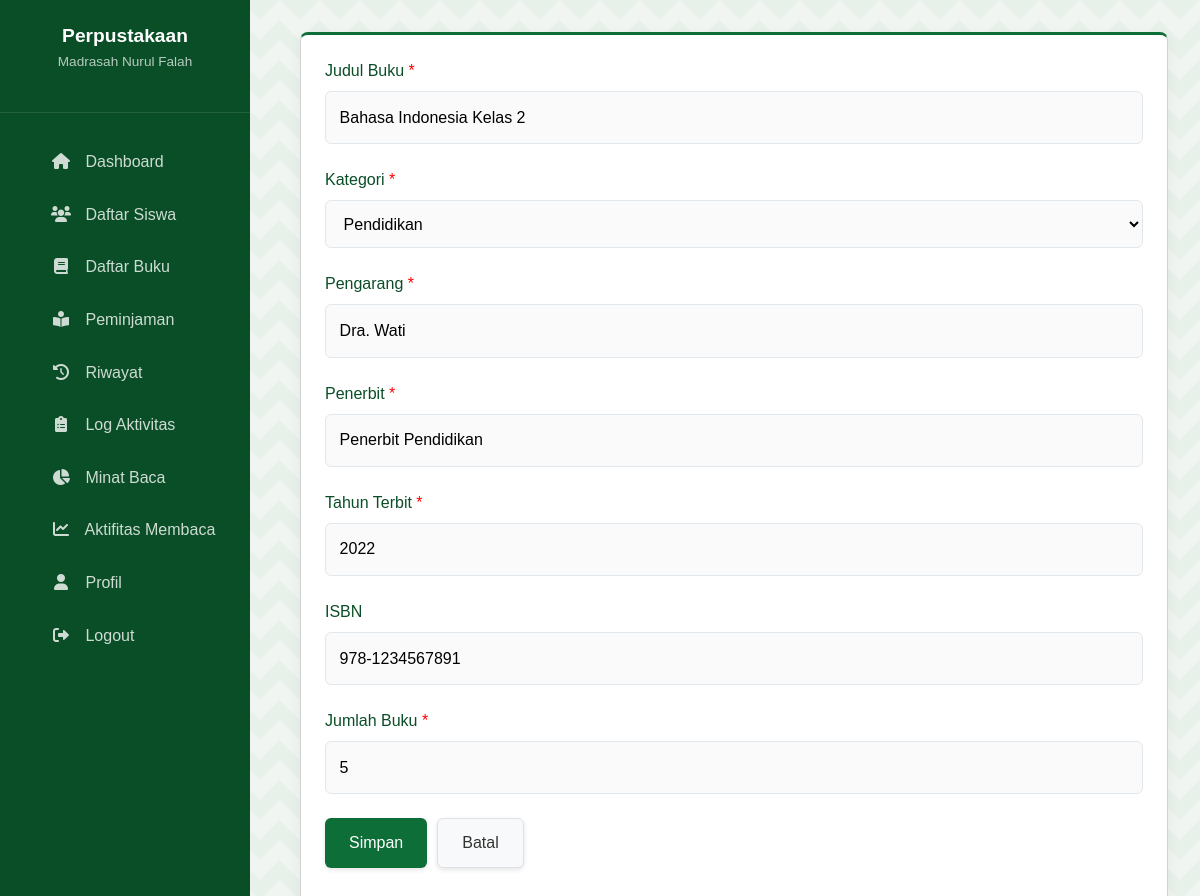
/admin/buku_edit.php?id=2 (signed in), run on the app's committed database.
### tables this page shows
CREATE TABLE IF NOT EXISTS buku (
    id INT AUTO_INCREMENT PRIMARY KEY,
    judul VARCHAR(255) NOT NULL,
    pengarang VARCHAR(100) NOT NULL,
    penerbit VARCHAR(100) NOT NULL,
    tahun_terbit YEAR NOT NULL,
    isbn VARCHAR(20),
    jumlah_buku INT NOT NULL DEFAULT 1,
    kategori_id INT NOT NULL,
    created_at TIMESTAMP DEFAULT CURRENT_TIMESTAMP,
    FOREIGN KEY (kategori_id) REFERENCES kategori_buku(id)
);

CREATE TABLE IF NOT EXISTS kategori_buku (
    id INT AUTO_INCREMENT PRIMARY KEY,
    nama_kategori VARCHAR(50) NOT NULL UNIQUE,
    deskripsi TEXT,
    created_at TIMESTAMP DEFAULT CURRENT_TIMESTAMP
);

### admin/buku_edit.php (the view, shortened to what this page needs)
<?php
require_once 'includes/header.php';
$id = (int)$_GET['id'];
$query = "SELECT * FROM buku WHERE id = $id";
$result = mysqli_query($conn, $query);
$book = mysqli_fetch_assoc($result);
$categories_query = "SELECT * FROM kategori_buku ORDER BY nama_kategori";
$categories_result = mysqli_query($conn, $categories_query);
$categories = [];
if ($categories_result) {
    while ($row = mysqli_fetch_assoc($categories_result)) {
        $categories[] = $row;
    }
}
?>
<div class="card">
    <form action="" method="post">
        <div class="form-group">
            <label for="judul">Judul Buku <span style="color: red;">*</span></label>
            <input type="text" id="judul" name="judul" required value="<?php echo htmlspecialchars($book['judul']); ?>">
        </div>
        <div class="form-group">
            <label for="kategori_id">Kategori <span style="color: red;">*</span></label>
            <select id="kategori_id" name="kategori_id" required>
                <?php foreach ($categories as $category): ?>
                    <option value="<?php echo $category['id']; ?>" <?php echo $book['kategori_id'] == $category['id'] ? 'selected' : ''; ?>>
                        <?php echo htmlspecialchars($category['nama_kategori']); ?>
                    </option>
                <?php endforeach; ?>
            </select>
        </div>
        <div class="form-group">
            <label for="pengarang">Pengarang <span style="color: red;">*</span></label>
            <input type="text" id="pengarang" name="pengarang" required value="<?php echo htmlspecialchars($book['pengarang']); ?>">
        </div>
        <div class="form-group">
            <label for="penerbit">Penerbit <span style="color: red;">*</span></label>
            <input type="text" id="penerbit" name="penerbit" required value="<?php echo htmlspecialchars($book['penerbit']); ?>">
        </div>
        <div class="form-group">
            <label for="tahun_terbit">Tahun Terbit <span style="color: red;">*</span></label>
            <input type="number" id="tahun_terbit" name="tahun_terbit" min="1900" max="<?php echo date('Y'); ?>" required value="<?php echo $book['tahun_terbit']; ?>">
        </div>
        <div class="form-group">
            <label for="isbn">ISBN</label>
            <input type="text" id="isbn" name="isbn" value="<?php echo htmlspecialchars($book['isbn']); ?>">
        </div>
        <div class="form-group">
            <label for="jumlah_buku">Jumlah Buku <span style="color: red;">*</span></label>
            <input type="number" id="jumlah_buku" name="jumlah_buku" min="0" required value="<?php echo $book['jumlah_buku']; ?>">
        </div>
        <div class="form-group" style="display: flex; gap: 10px;">
            <button type="submit" class="btn">Simpan</button>
            <a href="buku.php" class="btn btn-secondary">Batal</a>
        </div>
    </form>
</div>
<?php
require_once 'includes/footer.php';
?>

### assets/css/style.css (style rules this page uses)
* { margin: 0; padding: 0; box-sizing: border-box; font-family: 'Poppins', sans-serif; }
:root { --primary-color: #0D6E37; --primary-light: #1A8C4C; --primary-dark: #0A4E27; --accent-color: #D4AF37; --text-light: #FFFFFF; --text-dark: #333333; --bg-light: #F8F9FA; --bg-dark: #0A4E27; --card-bg: #FFFFFF; --border-color: #E1E8ED; --success-color: #28A745; --danger-color: #DC3545; }
body { background-color: #F0F5F1; color: var(--text-dark); line-height: 1.6; background-image: linear-gradient(135deg, rgba(13, 110, 55, 0.03) 25%, transparent 25%), linear-gradient(225deg, rgba(13, 110, 55, 0.03) 25%, transparent 25%), linear-gradient(45deg, rgba(13, 110, 55, 0.03) 25%, transparent 25%), linear-gradient(315deg, rgba(13, 110, 55, 0.03) 25%, #F0F5F1 25%); background-position: 20px 0, 20px 0, 0 0, 0 0; background-size: 40px 40px; background-repeat: repeat; }
.card { background-color: var(--card-bg); border-radius: 8px; box-shadow: 0 4px 15px rgba(0, 0, 0, 0.05); padding: 0.5rem; margin-bottom: 0.5rem; border-top: 3px solid var(--primary-color); transition: transform 0.3s, box-shadow 0.3s; }
.form-group { margin-bottom: 0.5rem; }
label { display: block; margin-bottom: 0.25rem; font-weight: 500; color: var(--primary-dark); }
input[type="text"], input[type="password"], input[type="number"], input[type="date"], select, textarea { width: 100%; padding: 0.5rem; border: 1px solid var(--border-color); border-radius: 6px; font-size: 1rem; }
.btn { display: inline-flex; align-items: center; justify-content: center; gap: 8px; padding: 0.75rem 1.5rem; background-color: var(--primary-color); color: var(--text-light); border: none; border-radius: 6px; cursor: pointer; font-size: 1rem; font-weight: 500; transition: all 0.3s; text-decoration: none; box-shadow: 0 2px 5px rgba(0, 0, 0, 0.1); position: relative; overflow: hidden; min-height: 38px; }
.btn-secondary { background-color: #f8f9fa; color: var(--text-dark); border: 1px solid #dee2e6; }
#admin-body { background-color: #F0F5F1; display: flex; flex-direction: row; min-height: 100vh; overflow-x: hidden; }
.admin-content .card { background-color: white; border-radius: 8px; box-shadow: 0 4px 15px rgba(0, 0, 0, 0.05); padding: 1.5rem; margin-bottom: 1.5rem; border-top: 3px solid var(--primary-color); }
.admin-content .btn { display: inline-flex !important; align-items: center !important; justify-content: center !important; gap: 8px !important; padding: 0.75rem 1.5rem !important; color: var(--text-light) !important; border: none !important; border-radius: 6px !important; cursor: pointer !important; font-size: 1rem !important; font-weight: 500 !important; transition: all 0.3s !important; text-decoration: none !important; box-shadow: 0 2px 5px rgba(0, 0, 0, 0.1) !important; position: relative !important; overflow: hidden !important; min-height: 38px !important; background-color: var(--primary-color) !important; }
.admin-content .btn-secondary { background-color: #f8f9fa !important; color: var(--text-dark) !important; border: 1px solid #dee2e6 !important; }
.admin-content .form-group { margin-bottom: 1.5rem; }
.admin-content label { display: block; margin-bottom: 0.5rem; font-weight: 500; color: var(--primary-dark); }
.admin-content input[type="text"], .admin-content input[type="password"], .admin-content input[type="number"], .admin-content input[type="date"], .admin-content select, .admin-content textarea { width: 100%; padding: 0.85rem; border: 1px solid var(--border-color); border-radius: 6px; font-size: 1rem; transition: all 0.3s; background-color: #FAFAFA; }

### data on the page
buku: judul "Bahasa Indonesia Kelas 2", kategori_id "Pendidikan", pengarang "Dra. Wati", penerbit "Penerbit Pendidikan", tahun_terbit "2022", isbn "978-1234567891", jumlah_buku "5"
